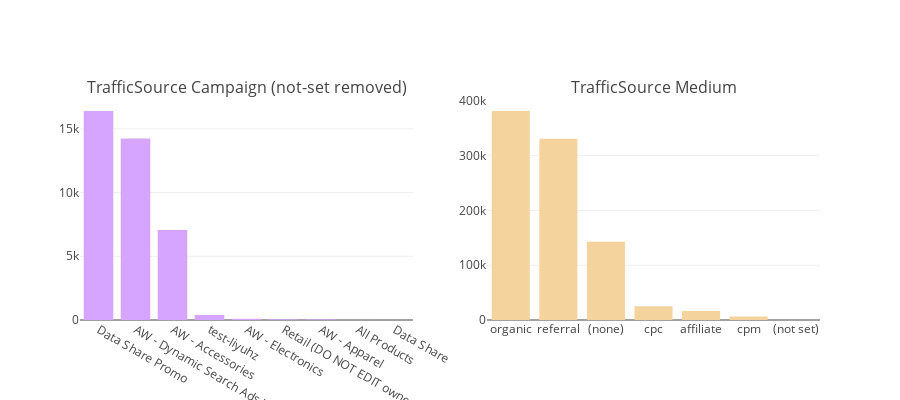

The notebook cell saved with this chart:
### Code cell
fig = tools.make_subplots(rows=1, cols=2, subplot_titles=["TrafficSource Campaign (not-set removed)", "TrafficSource Medium"], print_grid=False)

colors = ["#d6a5ff", "#fca6da", "#f4d39c", "#a9fcca"]
t1 = train["trafficSource_campaign"].value_counts()
t2 = train["trafficSource_medium"].value_counts()
tr1 = go.Bar(x = t1.index, y = t1.values, marker=dict(color=colors[3]))
tr2 = go.Bar(x = t2.index, y = t2.values, marker=dict(color=colors[2]))
tr3 = go.Bar(x = t1.index[1:], y = t1.values[1:], marker=dict(color=colors[0]))
tr4 = go.Bar(x = t2.index[1:], y = t2.values[1:])

fig.append_trace(tr3, 1, 1)
fig.append_trace(tr2, 1, 2)
fig['layout'].update(height=400, showlegend=False)
iplot(fig)

### Figure 1 — Plotly figure (JSON) as saved in the notebook; plotly's stock layout.template omitted (floating-point values rounded to 4 significant figures)
{"data": [{"marker": {"color": "#d6a5ff"}, "type": "bar", "uid": "882a8f68-b81c-11e8-be77-acde48001122", "x": ["Data Share Promo", "AW - Dynamic Search Ads Whole Site", "AW - Accessories", "test-liyuhz", "AW - Electronics", "Retail (DO NOT EDIT owners nophakun and tianyu)", "AW - Apparel", "All Products", "Data Share"], "xaxis": "x", "y": [16403, 14244, 7070, 392, 96, 50, 46, 4, 1], "yaxis": "y"}, {"marker": {"color": "#f4d39c"}, "type": "bar", "uid": "882b1ec6-b81c-11e8-8074-acde48001122", "x": ["organic", "referral", "(none)", "cpc", "affiliate", "cpm", "(not set)"], "xaxis": "x2", "y": [381561, 330955, 143026, 25326, 16403, 6262, 120], "yaxis": "y2"}], "layout": {"annotations": [{"font": {"size": 16}, "showarrow": false, "text": "TrafficSource Campaign (not-set removed)", "x": 0.225, "xanchor": "center", "xref": "paper", "y": 1, "yanchor": "bottom", "yref": "paper"}, {"font": {"size": 16}, "showarrow": false, "text": "TrafficSource Medium", "x": 0.775, "xanchor": "center", "xref": "paper", "y": 1, "yanchor": "bottom", "yref": "paper"}], "height": 400, "showlegend": false, "xaxis": {"anchor": "y", "domain": [0, 0.45]}, "xaxis2": {"anchor": "y2", "domain": [0.55, 1]}, "yaxis": {"anchor": "x", "domain": [0, 1]}, "yaxis2": {"anchor": "x2", "domain": [0, 1]}}}
